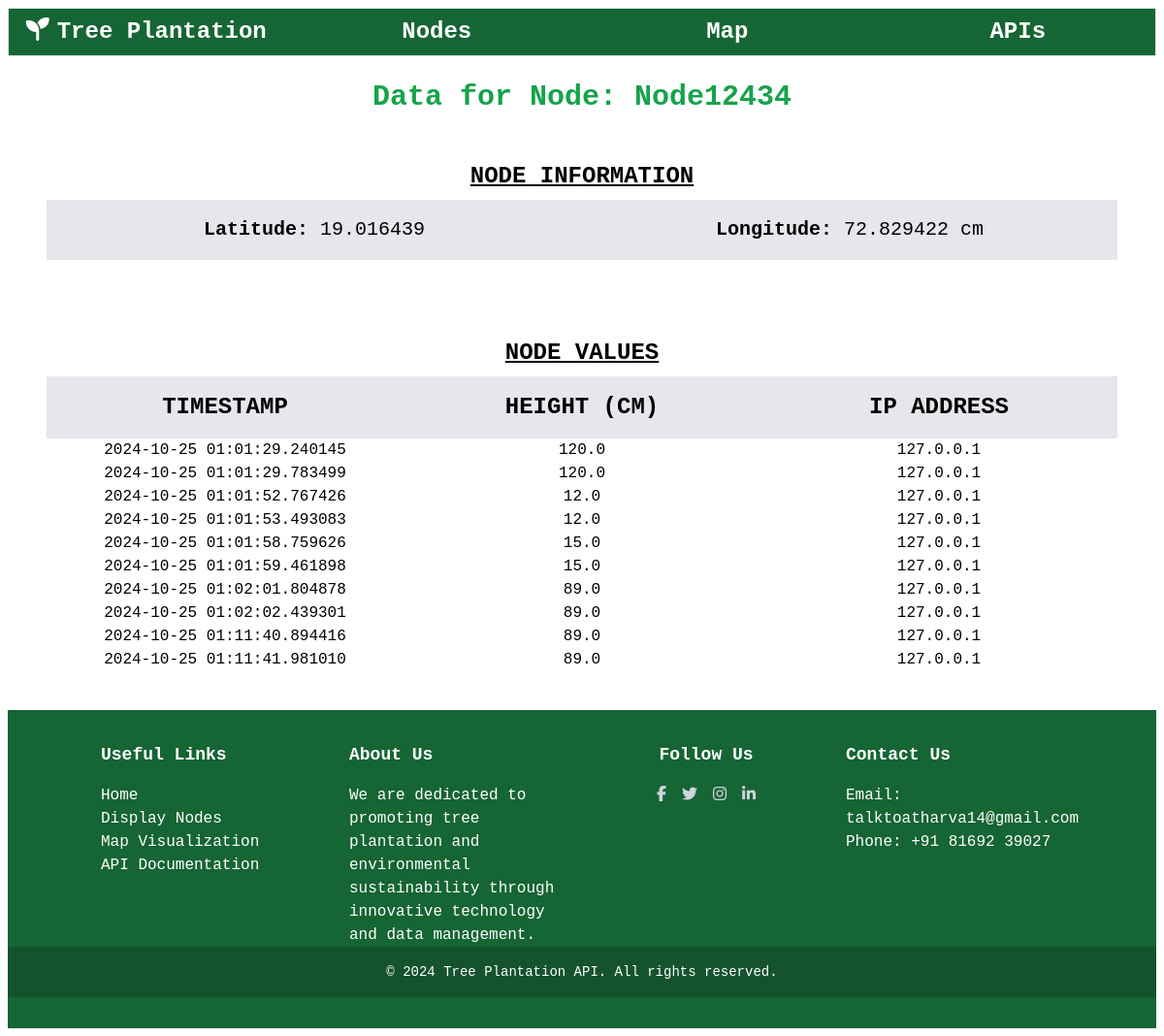
The page /displaynode/Node12434 on the database its author committed.
### tables this page shows
CREATE TABLE NodeData (
                            nodename TEXT PRIMARY KEY,
                            latitude REAL,
                            longitude REAL
                        );

CREATE TABLE NodeValues (
                            id INTEGER PRIMARY KEY AUTOINCREMENT,
                            nodename TEXT NOT NULL,
                            height REAL NOT NULL,
                            timestamp DATETIME DEFAULT CURRENT_TIMESTAMP,
                            ipaddress TEXT
                        );

### app.py (the view)
@app.route('/displaynode/<nodename>')
def display_node_data(nodename):
    conn = get_db_connection()
    node_values = conn.execute("SELECT * FROM NodeValues WHERE nodename = ?", (nodename,)).fetchall()
    node_data = conn.execute("SELECT * FROM NodeData WHERE nodename = ?", (nodename,)).fetchone()
    conn.close()
    return render_template('node_data.html', node_values=node_values, node_data=node_data)

### app.py (called while the page is built)
def get_db_connection():
    try:
        conn = sqlite3.connect(DATABASE)
        conn.row_factory = sqlite3.Row
        conn.execute('''CREATE TABLE IF NOT EXISTS NodeValues (
                            id INTEGER PRIMARY KEY AUTOINCREMENT,
                            nodename TEXT NOT NULL,
                            height REAL NOT NULL,
                            timestamp DATETIME DEFAULT CURRENT_TIMESTAMP,
                            ipaddress TEXT
                        )''')
        conn.execute('''CREATE TABLE IF NOT EXISTS NodeData (
                            nodename TEXT PRIMARY KEY,
                            latitude REAL,
                            longitude REAL
                        )''')
        return conn
    except sqlite3.Error as e:
        logging.error(f"Database connection error: {e}")
        return None

### templates/node_data.html (shortened to what this page needs)
{% extends "base.html" %}
{% block content %}
    <section class="px-10">
        <h1 class="text-center text-3xl my-4 font-bold text-green-600 p-2">
            Data for Node: {{ node_data['nodename'] }}
        </h1>
        <h2 class="mt-10 text-2xl text-center uppercase font-bold underline mb-2">
            Node Information
        </h2>
        <div class="grid grid-cols-2 bg-gray-200">
            <div class="py-4 border text-center text-xl"><strong>Latitude:</strong> {{ node_data['latitude'] }}</div>
            <div class="py-4 border text-center text-xl"><strong>Longitude:</strong> {{ node_data['longitude'] }} cm </div>
        </div>
        <h2 class="mt-20 text-2xl text-center uppercase font-bold underline mb-2">
            Node Values
        </h2>
        <div class="grid grid-cols-3 bg-gray-200 text-2xl text-center uppercase font-bold">
            <div class="py-4">Timestamp</div>
            <div class="py-4">Height (cm)</div>
            <div class="py-4">IP Address</div>
        </div>
            {% for record in node_values %}
                <div class="grid grid-cols-3 text-center">
                    <div>{{ record['timestamp'] }}</div>
                    <div>{{ record['height'] }}</div>
                    <div>{{ record['ipaddress'] }}</div>
                </div>
            {% endfor %}
    </section>
{% endblock %}

### rows shown on the page
NodeData: nodename "Node12434", latitude "19.016439", longitude "72.829422"
NodeValues: timestamp "2024-10-25 01:01:29.240145", height "120.0", ipaddress "127.0.0.1"
NodeValues: timestamp "2024-10-25 01:01:29.783499", height "120.0", ipaddress "127.0.0.1"
NodeValues: timestamp "2024-10-25 01:01:52.767426", height "12.0", ipaddress "127.0.0.1"
NodeValues: timestamp "2024-10-25 01:01:53.493083", height "12.0", ipaddress "127.0.0.1"
NodeValues: timestamp "2024-10-25 01:01:58.759626", height "15.0", ipaddress "127.0.0.1"
NodeValues: timestamp "2024-10-25 01:01:59.461898", height "15.0", ipaddress "127.0.0.1"
NodeValues: timestamp "2024-10-25 01:02:01.804878", height "89.0", ipaddress "127.0.0.1"
NodeValues: timestamp "2024-10-25 01:02:02.439301", height "89.0", ipaddress "127.0.0.1"
NodeValues: timestamp "2024-10-25 01:11:40.894416", height "89.0", ipaddress "127.0.0.1"
NodeValues: timestamp "2024-10-25 01:11:41.981010", height "89.0", ipaddress "127.0.0.1"
